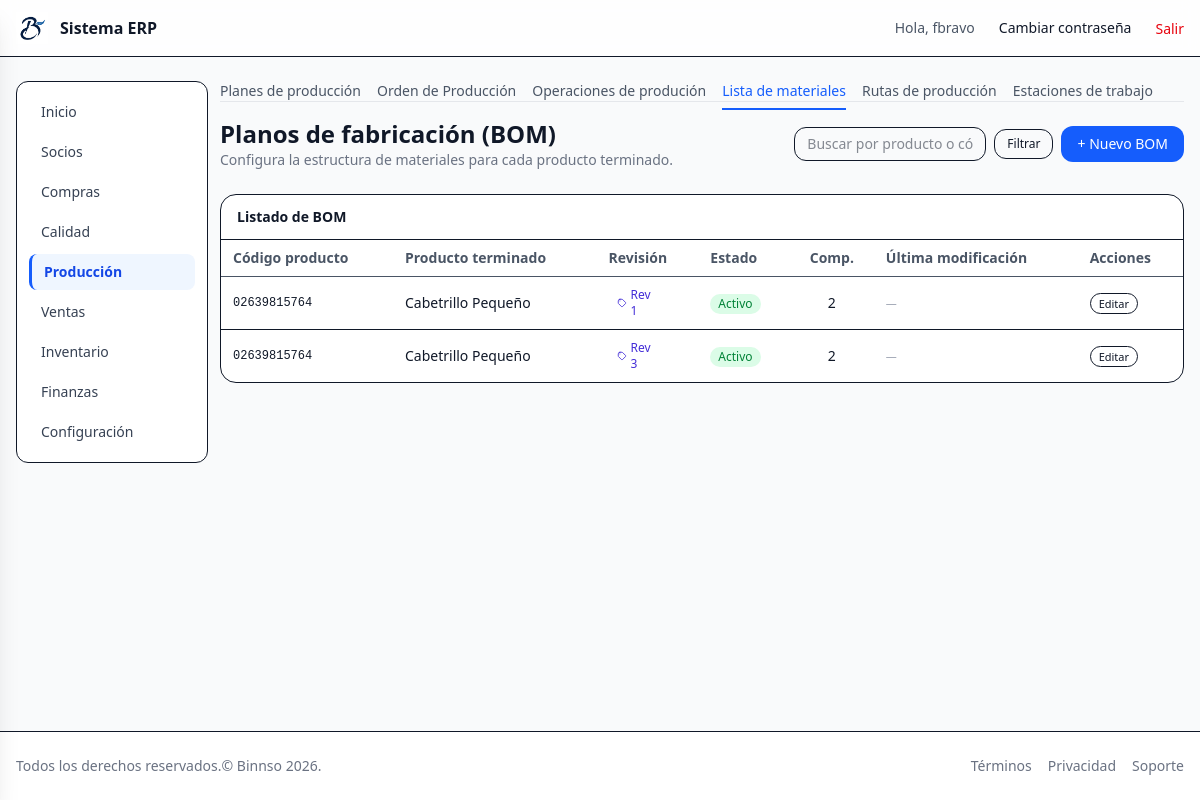
The app's page /production/boms/ (signed in) with its own data.
### production/models.py (models this page shows, shortened)
class BillOfMaterial(AuditModel):
    product_finished = models.ForeignKey(
        Product,
        on_delete=models.PROTECT,
        related_name="boms",
        limit_choices_to={"product_type": ProductType.FG, "is_active": True},
        verbose_name="Producto terminado",
    )
    revision = models.CharField(
        max_length=10,
        default="1",
        help_text="Versión del plano (1, 1.1, A, B, etc.)",
    )
    description = models.TextField(
        blank=True,
        null=True,
        help_text="Descripción general del plano / notas técnicas.",
    )
    is_active = models.BooleanField(default=True)
    class Meta:
        verbose_name = "Plano de fabricación"
        verbose_name_plural = "Planos de fabricación"
        unique_together = ("product_finished", "revision")

### inventory/models.py (models this page shows, shortened)
class Product(AuditModel):
    product_type = models.CharField(
    max_length=10,
    choices=ProductType.choices,
    default=ProductType.RAW,   # Por defecto materia prima
    )
    code = models.CharField(max_length=50, unique=True ) # codigo uncio de producto
    code_2 = models.CharField(max_length=50, blank=True, null=True)
    name = models.CharField(max_length=200)
    base_unit = models.ForeignKey(   #  unidad técnica base
        Unit,
        on_delete=models.PROTECT,
        related_name="products",
        verbose_name="Unidad base",
    )
    unit_price = models.DecimalField(max_digits=10, decimal_places=4, default=0)
    unit_cost = models.DecimalField(max_digits=10, decimal_places=4,  null=True, blank=True)
    tax_scheme = models.ForeignKey(
        TaxScheme,
        on_delete=models.SET_NULL,
        null=True,
        blank=True,
        related_name="products",
        verbose_name="Esquema tributario",
    )
    provider = models.CharField(max_length=200, blank=True, null=True)
    category = models.CharField(max_length=100, blank=True, null=True)
    brand = models.CharField(max_length=100, blank=True, null=True)
    attribute1 = models.CharField(max_length=100, blank=True, null=True)
    attribute2 = models.CharField(max_length=100, blank=True, null=True)
    is_active = models.BooleanField(default=True)
    lot_prefix = models.CharField(
        max_length=20,
        blank=True,
        null=True,
        help_text="Prefijo para el lote de producción (ej: CAP, CAM, 00101, 00102)."
    )
    use_date_in_lot = models.BooleanField(
        default=True,
        help_text="Si está activo, el lote incluye mes y año de fabricación."
    )
    class Meta:
        ordering = ["name"]
        verbose_name = "Producto"
        verbose_name_plural = "Productos"
        permissions = [
            ("export_product", "Puede exportar productos"),
        ]

### production/views.py (the view)
# urls.py: path("boms/", BillOfMaterialListView.as_view(), name="bom_list"),
class BillOfMaterialListView(LoginRequiredMixin, ModulePermissionMixin, ListView):
    permission_required = "production.view_billofmaterial"
    model = BillOfMaterial
    template_name = "production/bom_list.html"
    context_object_name = "page"
    paginate_by = 20
    def get_queryset(self):
        qs = (
            BillOfMaterial.objects
            .select_related("product_finished")
            .order_by("product_finished__name", "revision")
        )
        q = self.request.GET.get("q", "").strip()
        if q:
            qs = qs.filter(
                Q(product_finished__code__icontains=q)
                | Q(product_finished__name__icontains=q)
                | Q(description__icontains=q)
            )
        return qs

### core/context_processors.py (called while the page is built, shortened)
def module_access(request):
    user = getattr(request, "user", None)
    if user is None or not user.is_authenticated:
        return {"modules": {k: False for k in MODULE_APP_MAP}}
    if user.is_superuser or user.groups.filter(name="admin").exists():
        return {"modules": {k: True for k in MODULE_APP_MAP}}

### core/mixins.py (called while the page is built)
    def has_permission(self):
        user = self.request.user
        if user.is_superuser or user.groups.filter(name="admin").exists():
            return True
        return super().has_permission()

### templates/production/bom_list.html (shortened to what this page needs)
{% extends "layouts/app.html" %}
{% load static %}
{% block app_content %}
{% include "production/_nav.html" %}
<div class="mb-6 flex flex-col gap-3 md:flex-row md:items-center md:justify-between">
  <div>
    <h1 class="text-2xl font-semibold">Planos de fabricación (BOM)</h1>
    <p class="text-sm text-gray-500">
      Configura la estructura de materiales para cada producto terminado.
    </p>
  </div>
  <div class="flex flex-col items-stretch gap-2 md:flex-row md:items-center">
    <form method="get" class="flex items-center gap-2">
      <input type="text" name="q" value="{{ request.GET.q|default_if_none:'' }}"
             placeholder="Buscar por producto o código…"
             class="w-48 rounded-xl border px-3 py-1.5 text-sm focus:outline-none focus:ring-1 focus:ring-blue-500" />
      <button type="submit" class="rounded-xl border px-3 py-1.5 text-xs hover:bg-gray-50">Filtrar</button>
    </form>
    <a href="{% url 'production:bom_create' %}"
       class="rounded-xl bg-blue-600 px-4 py-2 text-sm font-medium text-white hover:bg-blue-700 text-center">
      + Nuevo BOM
    </a>
  </div>
</div>
<div class="rounded-2xl border bg-white">
  <div class="border-b px-4 py-3">
    <h2 class="font-semibold text-sm">Listado de BOM</h2>
  </div>
  <div class="overflow-x-auto">
    <table class="min-w-full text-sm">
      <thead>
        <tr class="border-b text-left text-gray-600">
          <th class="px-3 py-2">Código producto</th>
          <th class="px-3 py-2">Producto terminado</th>
          <th class="px-3 py-2">Revisión</th>
          <th class="px-3 py-2">Estado</th>
          <th class="px-3 py-2 text-center">Comp.</th>
          <th class="px-3 py-2">Última modificación</th>
          <th class="px-3 py-2">Acciones</th>
        </tr>
      </thead>
      <tbody>
        {% for bom in page %}
          <tr class="border-t hover:bg-gray-50">
            <td class="px-3 py-2 font-mono text-xs">
              {{ bom.product_finished.code }}
            </td>
            <td class="px-3 py-2">
              {{ bom.product_finished.name }}
            </td>
            <td class="px-3 py-2">
              <span class="inline-flex items-center gap-1 rounded-full bg-indigo-100 px-2 py-0.5 text-xs text-indigo-700">
                <svg class="h-3 w-3" fill="none" stroke="currentColor" viewBox="0 0 24 24">
                  <path stroke-linecap="round" stroke-linejoin="round" stroke-width="2" d="M7 7h.01M7 3h5c.512 0 1.024.195 1.414.586l7 7a2 2 0 010 2.828l-7 7a2 2 0 01-2.828 0l-7-7A1.994 1.994 0 013 12V7a4 4 0 014-4z"/>
                </svg>
                Rev {{ bom.revision }}
              </span>
            </td>
            <td class="px-3 py-2">
              {% if bom.is_active %}
                <span class="inline-flex rounded-full bg-green-100 px-2 py-0.5 text-xs text-green-700">
                  Activo
                </span>
              {% else %}
                <span class="inline-flex rounded-full bg-gray-100 px-2 py-0.5 text-xs text-gray-600">
                  Inactivo
                </span>
              {% endif %}
            </td>
            <td class="px-3 py-2 text-center">
              {{ bom.lines.count }}
            </td>
            <td class="px-3 py-2">
              <div class="text-[11px]">
                {% if bom.updated_by %}
                  <div class="flex items-center gap-1 text-gray-700">
                    <svg class="h-3 w-3 text-gray-400" fill="none" stroke="currentColor" viewBox="0 0 24 24">
                      <path stroke-linecap="round" stroke-linejoin="round" stroke-width="2" d="M16 7a4 4 0 11-8 0 4 4 0 018 0zM12 14a7 7 0 00-7 7h14a7 7 0 00-7-7z"/>
                    </svg>
                    <span class="font-medium">{{ bom.updated_by.get_full_name|default:bom.updated_by.username }}</span>
                  </div>
                  <div class="text-[10px] text-gray-500">
                    {{ bom.updated_at|date:"d/m/Y H:i" }}
                  </div>
                {% else %}
                  <span class="text-gray-400">—</span>
                {% endif %}
              </div>
            </td>
            <td class="px-3 py-2">
              <a href="{% url 'production:bom_update' bom.pk %}"
                 class="rounded-full border px-2 py-0.5 text-[11px] hover:bg-gray-50">
                Editar
              </a>
            </td>
          </tr>
        {% empty %}
          <tr>
            <td colspan="7" class="px-3 py-6 text-center text-gray-500">
              No hay BOM configurados todavía.
            </td>
          </tr>
        {% endfor %}
      </tbody>
    </table>
  </div>
</div>
{% endblock %}

### templates/partials/_navbar.html (shortened to what this page needs)
{% load static %}
<header class="bg-white/80 backdrop-blur border-b">
  <div class="container mx-auto max-w-7xl px-4 py-3 flex items-center justify-between">
    <a href="{% url 'dashboard' %}" class="flex items-center gap-3">
      <img src="{% static 'img/logo.png' %}" alt="Logo" class="h-8 w-8" />
      <span class="font-semibold">Sistema ERP</span>
    </a>
    <nav class="hidden md:flex items-center gap-6">
      {% if request.user.is_authenticated %}
        <span class="text-sm text-gray-600">Hola, {{ request.user.get_username }}</span>
        <a href="{% url 'password_change' %}" class="text-sm hover:underline">Cambiar contraseña</a>
        <form method="post" action="{% url 'logout' %}" class="inline">
          <button type="submit" class="text-sm text-red-600 hover:underline">
          Salir
        </button>
          </form>
      {% else %}
        <a href="{% url 'login' %}" class="text-sm text-blue-600 hover:underline">Iniciar sesión</a>
      {% endif %}
    </nav>
  </div>
</header>

### records on screen
BillOfMaterial: product_finished.code "02639815764", product_finished.name "Cabetrillo Pequeño", revision "1", is_active "Activo", lines.count "2"
BillOfMaterial: product_finished.code "02639815764", product_finished.name "Cabetrillo Pequeño", revision "3", is_active "Activo", lines.count "2"

### other values on screen
{{ request.user.get_username }} "fbravo"
